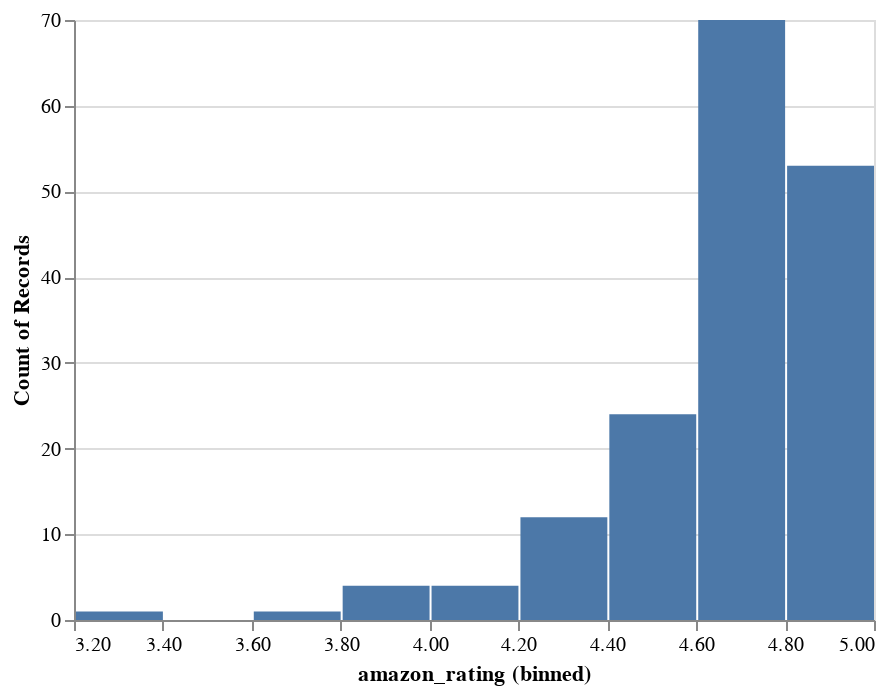

Notebook code for this chart:
### Code cell
# Quantitative Univariate Visual Summaries
alt.Chart(amazon_book).mark_bar().encode(
    x = alt.X("amazon_rating", bin = True),
    y = 'count()'
)

### Figure 1 — Vega-Lite specification as saved in the notebook (floating-point values rounded to 4 significant figures; data arrays with more than 128 entries replaced by an {"elided": "..."} marker saying what was removed)
{"config": {"view": {"continuousWidth": 400, "continuousHeight": 300}}, "data": {"name": "data-287baa4ff8aeb7bd4f49dcbf6f86ddc1"}, "mark": "bar", "encoding": {"x": {"bin": true, "field": "amazon_rating", "type": "quantitative"}, "y": {"aggregate": "count", "type": "quantitative"}}, "$schema": "https://vega.github.io/schema/vega-lite/v4.17.0.json", "datasets": {"data-287baa4ff8aeb7bd4f49dcbf6f86ddc1": {"elided": "169 records"}}}
